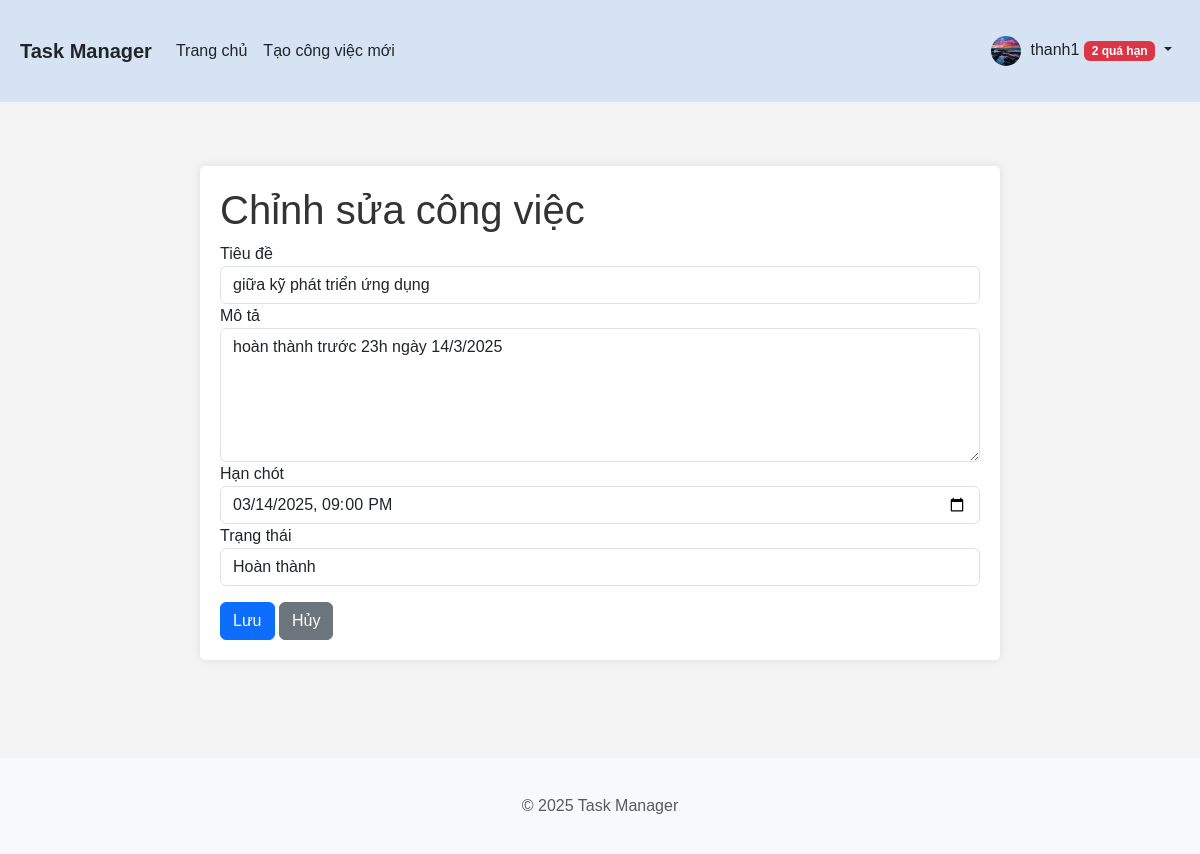
The app's page /edit/2 (signed in), older data.
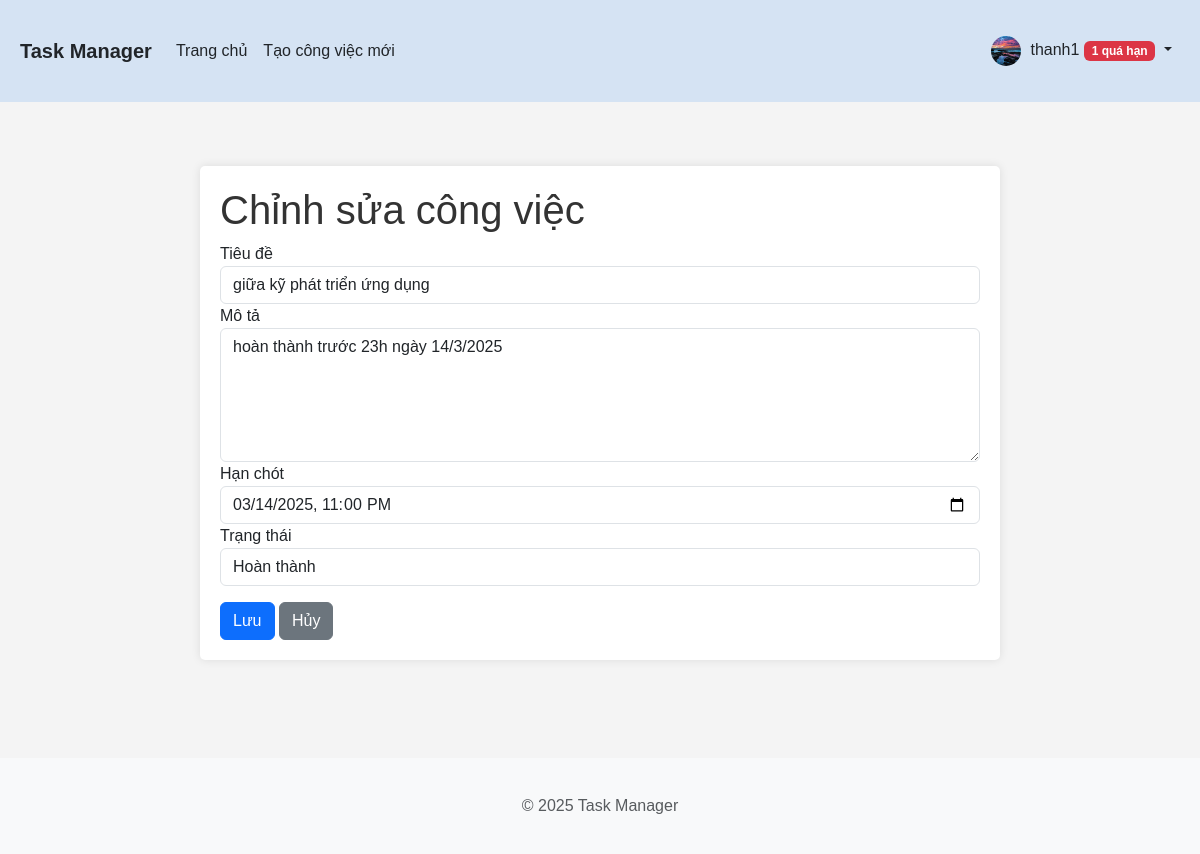
The same page, newer data.
### app/models.py (models this page shows, shortened)
class Task(db.Model):
    id = db.Column(db.Integer, primary_key=True)
    title = db.Column(db.String(100), nullable=False)
    description = db.Column(db.Text)
    status = db.Column(db.String(20), default='pending')  # pending, in_progress, completed
    created = db.Column(db.DateTime, default=datetime.utcnow)
    deadline = db.Column(db.DateTime)
    finished = db.Column(db.DateTime)
    user_id = db.Column(db.Integer, db.ForeignKey('user.id'), nullable=False)

### app/routes/tasks.py (the view, shortened to what this page needs)
@bp.route('/edit/<int:task_id>', methods=['GET', 'POST'])
@login_required
def edit(task_id):
    task = Task.query.get_or_404(task_id)
    if not current_user.is_admin and task.user_id != current_user.id:
        flash('Bạn không có quyền chỉnh sửa công việc này.', 'danger')
        return redirect(url_for('tasks.index'))
    form = TaskForm(obj=task)
    return render_template('tasks/edit.html', title='Chỉnh sửa công việc', form=form, task=task)

### app/forms.py
class TaskForm(FlaskForm):
    title = StringField('Tiêu đề', validators=[
        DataRequired(message='Tiêu đề không được để trống'),
        Length(min=3, max=100, message='Tiêu đề phải có từ 3 đến 100 ký tự')
    ])
    description = TextAreaField('Mô tả', validators=[Optional()])
    deadline = DateTimeField('Hạn chót', format='%Y-%m-%dT%H:%M', validators=[
        DataRequired(message='Hạn chót không được để trống')
    ])
    status = SelectField('Trạng thái', choices=[
        ('pending', 'Chờ xử lý'),
        ('in_progress', 'Đang thực hiện'),
        ('completed', 'Hoàn thành')
    ], validators=[DataRequired(message='Trạng thái không được để trống')])
    submit = SubmitField('Lưu')
    def __init__(self, *args, **kwargs):
        super(TaskForm, self).__init__(*args, **kwargs)
        if not args and 'obj' not in kwargs:
            self.deadline.data = datetime.now()

### app/models.py (called while the page is built)
    @property
    def overdue_count(self):
        return Task.query.filter_by(user_id=self.id, finished=None).filter(
            Task.deadline < datetime.utcnow()).count()

### app/templates/tasks/edit.html (shortened to what this page needs)
{% extends "base.html" %}
{% block content %}
    <div class="edit-task-container">
        <h1>Chỉnh sửa công việc</h1>
        <form method="POST" action="">
            <div class="form-group">
                {{ form.title.label }}
                {{ form.title(class="form-control") }}
            </div>
            <div class="form-group">
                {{ form.description.label }}
                {{ form.description(class="form-control", rows=5) }}
            </div>
            <div class="form-group">
                {{ form.deadline.label }}
                {{ form.deadline(class="form-control", type="datetime-local") }}
            </div>
            <div class="form-group">
                {{ form.status.label }}
                {{ form.status(class="form-control") }}
            </div>
            <div class="form-group mt-3">
                {{ form.submit(class="btn btn-primary") }}
                <a href="{{ url_for('tasks.index') }}" class="btn btn-secondary">Hủy</a>
            </div>
        </form>
    </div>
{% endblock %}

### app/templates/base.html (shortened to what this page needs)
<!DOCTYPE html>
<html lang="vi">
<head>
    <link href="https://cdn.jsdelivr.net/npm/bootstrap@5.3.0-alpha1/dist/css/bootstrap.min.css" rel="stylesheet">
    <link rel="stylesheet" href="https://cdn.jsdelivr.net/npm/bootstrap-icons@1.11.2/font/bootstrap-icons.css">
    <link rel="stylesheet" href="{{ url_for('static', filename='css/main.css') }}">
</head>
<body>
    <header>
        <nav class="navbar navbar-expand-lg navbar-light">
            <div class="container">
                <a class="navbar-brand" href="{{ url_for('tasks.index') }}">Task Manager</a>
                <div class="collapse navbar-collapse" id="navbarNav">
                    <ul class="navbar-nav me-auto">
                        {% if current_user.is_authenticated %}
                            <li class="nav-item">
                                <a class="nav-link" href="{{ url_for('tasks.index') }}">Trang chủ</a>
                            </li>
                            <li class="nav-item">
                                <a class="nav-link" href="{{ url_for('tasks.create') }}">Tạo công việc mới</a>
                            </li>
                        {% endif %}
                    </ul>
                    <ul class="navbar-nav">
                        {% if current_user.is_authenticated %}
                            <li class="nav-item dropdown">
                                <a class="nav-link dropdown-toggle" href="#" id="navbarDropdown" role="button" data-bs-toggle="dropdown">
                                    {% if current_user.avatar %}
                                        <img src="{{ url_for('static', filename='avatars/' + current_user.avatar) }}" class="rounded-circle avatar-small" alt="Avatar">
                                    {% else %}
                                        <img src="https://avatar-placeholder.iran.liara.run/" class="rounded-circle avatar-small" alt="Avatar">
                                    {% endif %}
                                    {{ current_user.username }}
                                    {% if current_user.overdue_count and current_user.overdue_count > 0 %}
                                        <span class="badge bg-danger">{{ current_user.overdue_count }} quá hạn</span>
                                    {% endif %}
                                </a>
                            </li>
                        {% endif %}
                    </ul>
                </div>
            </div>
        </nav>
    </header>
    <main class="container mt-4">
        {% block content %}{% endblock %}
    </main>
    <footer class="footer mt-5 py-3 bg-light">
        <div class="container text-center">
            <span class="text-muted">&copy; 2025 Task Manager</span>
        </div>
    </footer>
</body>
</html>

Row changes from the older to the newer data that the page shows:
changed Task "giữa kỹ phát triển ứng dụng": deadline "03/14/2025 21:00" → "03/14/2025 23:00"
Text that changed along with them:
{{ current_user.overdue_count }}: "2" → "1"
